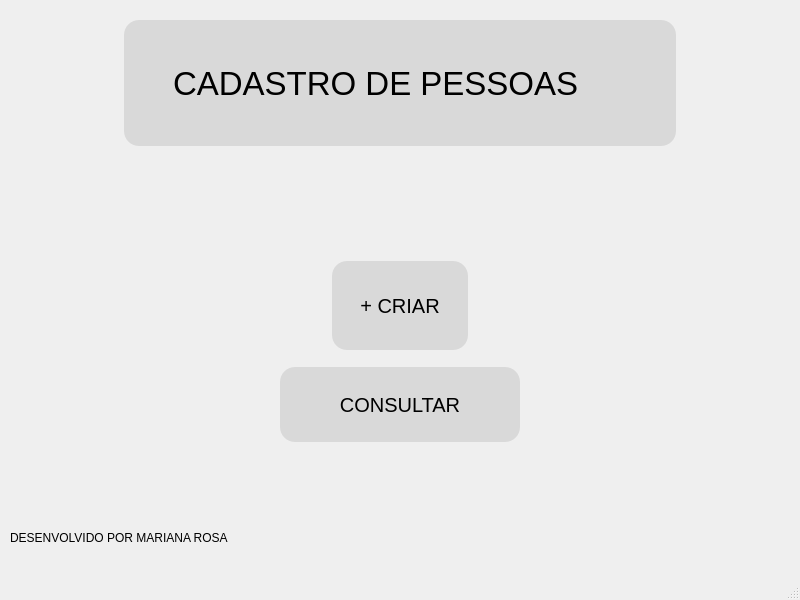
<?xml version="1.0" encoding="UTF-8"?>
<ui version="4.0">
 <class>MainWindow</class>
 <widget class="QMainWindow" name="MainWindow">
  <property name="geometry">
   <rect>
    <x>0</x>
    <y>0</y>
    <width>800</width>
    <height>600</height>
   </rect>
  </property>
  <property name="minimumSize">
   <size>
    <width>800</width>
    <height>600</height>
   </size>
  </property>
  <property name="maximumSize">
   <size>
    <width>800</width>
    <height>600</height>
   </size>
  </property>
  <property name="windowTitle">
   <string>Tela Inicial</string>
  </property>
  <property name="styleSheet">
   <string notr="true"/>
  </property>
  <widget class="QWidget" name="centralwidget">
   <widget class="QFrame" name="frame">
    <property name="geometry">
     <rect>
      <x>124</x>
      <y>20</y>
      <width>552</width>
      <height>126</height>
     </rect>
    </property>
    <property name="styleSheet">
     <string notr="true">border-radius: 15px;
background: #D9D9D9;</string>
    </property>
    <property name="frameShape">
     <enum>QFrame::StyledPanel</enum>
    </property>
    <property name="frameShadow">
     <enum>QFrame::Raised</enum>
    </property>
    <widget class="QLabel" name="label">
     <property name="geometry">
      <rect>
       <x>49</x>
       <y>39</y>
       <width>475</width>
       <height>48</height>
      </rect>
     </property>
     <property name="font">
      <font>
       <pointsize>25</pointsize>
      </font>
     </property>
     <property name="text">
      <string>CADASTRO DE PESSOAS</string>
     </property>
    </widget>
   </widget>
   <widget class="QPushButton" name="pushButton">
    <property name="geometry">
     <rect>
      <x>332</x>
      <y>261</y>
      <width>136</width>
      <height>89</height>
     </rect>
    </property>
    <property name="font">
     <font>
      <pointsize>15</pointsize>
     </font>
    </property>
    <property name="cursor">
     <cursorShape>PointingHandCursor</cursorShape>
    </property>
    <property name="styleSheet">
     <string notr="true">border-radius: 15px;
background: #D9D9D9;</string>
    </property>
    <property name="text">
     <string>+ CRIAR</string>
    </property>
   </widget>
   <widget class="QPushButton" name="pushButton_2">
    <property name="geometry">
     <rect>
      <x>280</x>
      <y>367</y>
      <width>240</width>
      <height>75</height>
     </rect>
    </property>
    <property name="font">
     <font>
      <pointsize>15</pointsize>
     </font>
    </property>
    <property name="cursor">
     <cursorShape>PointingHandCursor</cursorShape>
    </property>
    <property name="styleSheet">
     <string notr="true">border-radius: 15px;
background: #D9D9D9;</string>
    </property>
    <property name="text">
     <string>CONSULTAR</string>
    </property>
   </widget>
   <widget class="QLabel" name="label_2">
    <property name="geometry">
     <rect>
      <x>10</x>
      <y>530</y>
      <width>221</width>
      <height>16</height>
     </rect>
    </property>
    <property name="text">
     <string>DESENVOLVIDO POR MARIANA ROSA</string>
    </property>
   </widget>
  </widget>
  <widget class="QMenuBar" name="menubar">
   <property name="geometry">
    <rect>
     <x>0</x>
     <y>0</y>
     <width>800</width>
     <height>26</height>
    </rect>
   </property>
  </widget>
  <widget class="QStatusBar" name="statusbar"/>
 </widget>
 <resources/>
 <connections/>
</ui>
